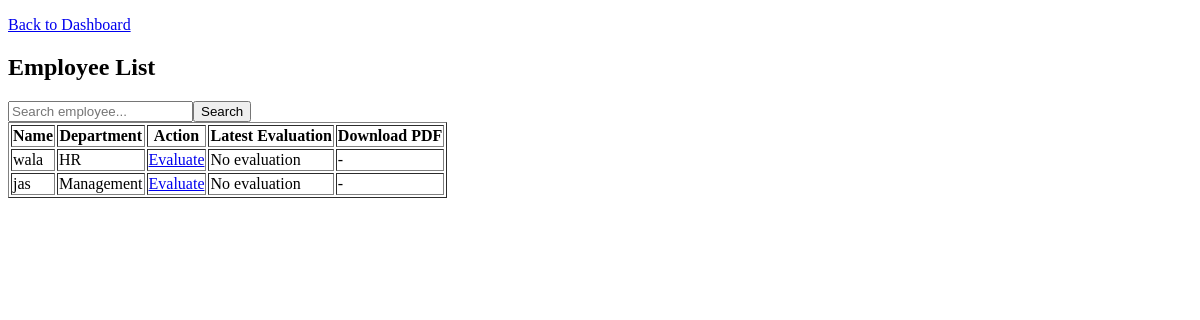
Before: /public/evaluation.php (signed in) with the older database file.
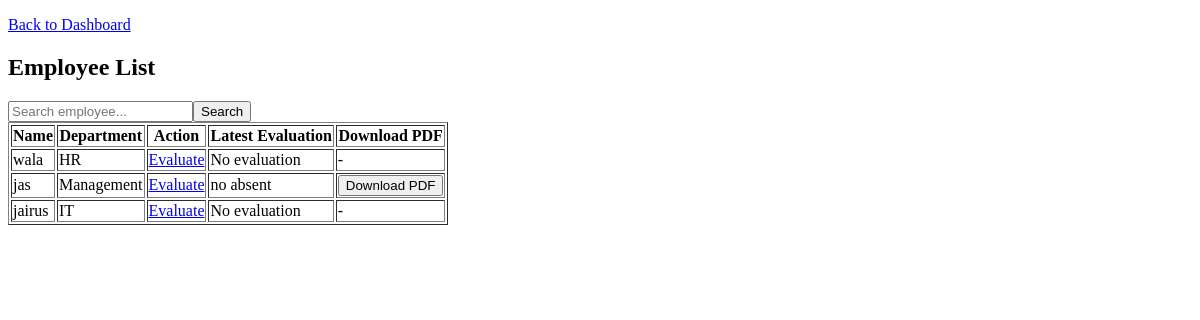
After: the same page with the newer database file.
### tables this page shows
CREATE TABLE `employees` (
  `id` int(11) NOT NULL,
  `name` varchar(100) DEFAULT NULL,
  `email` varchar(100) DEFAULT NULL,
  `age` int(11) DEFAULT NULL,
  `username` varchar(50) DEFAULT NULL,
  `password` varchar(255) DEFAULT NULL,
  `department` varchar(100) DEFAULT NULL,
  `role` enum('admin','employee') DEFAULT 'employee',
  `created_at` timestamp NOT NULL DEFAULT current_timestamp()
);

CREATE TABLE `evaluations` (
  `id` int(11) NOT NULL,
  `employee_id` int(11) NOT NULL,
  `goal` text NOT NULL,
  `reality` text NOT NULL,
  `way_forward` text NOT NULL,
  `remarks` text DEFAULT NULL,
  `evaluator_id` int(11) NOT NULL,
  `evaluated_at` datetime DEFAULT current_timestamp()
);

### public/evaluation.php (the view, shortened to what this page needs)
<?php
require_once '../config/database.php';
$user = $_SESSION['user'];
?>
<!DOCTYPE html>
<html>
<head>
</head>
<body>
<p><a href="dashboard.php">Back to Dashboard</a></p>
<?php
if ($user['role'] === 'admin') {
    if (isset($_GET['evaluate'])) {
        $employee_id = $_GET['evaluate'];
        $stmt = $pdo->prepare("SELECT * FROM employees WHERE id = ?");
        $stmt->execute([$employee_id]);
        $employee = $stmt->fetch();
        if (!$employee) {
            die("Employee not found.");
        }
        if ($_SERVER['REQUEST_METHOD'] === 'POST' && isset($_POST['submit_eval'])) {
            $stmt = $pdo->prepare("INSERT INTO evaluations (employee_id, goal, reality, way_forward, remarks, evaluator_id, evaluated_at) VALUES (?, ?, ?, ?, ?, ?, NOW())");
            $stmt->execute([
                $employee_id,
                $_POST['goal'],
                $_POST['reality'],
                $_POST['way_forward'],
                $_POST['remarks'],
                $user['id']
            ]);
            echo "<p style='color: green;'>Evaluation submitted successfully.</p>";
        }
        echo "<h2>Evaluate: " . htmlspecialchars($employee['name']) . "</h2>";
        ?>
        <form method="POST">
            <label>Goal:<br><textarea name="goal" required></textarea></label><br>
            <label>Reality:<br><textarea name="reality" required></textarea></label><br>
            <label>Way Forward:<br><textarea name="way_forward" required></textarea></label><br>
            <label>Remarks:<br><textarea name="remarks"></textarea></label><br><br>
            <button type="submit" name="submit_eval">Submit Evaluation</button>
        </form>
        <br><a href="evaluation.php">Back to list</a>
        <?php
    } else {
        if (isset($_GET['search'])) {
            $search = '%' . $_GET['search'] . '%';
            $stmt = $pdo->prepare("SELECT id, name, department FROM employees WHERE role = 'employee' AND name LIKE ?");
            $stmt->execute([$search]);
            $employees = $stmt->fetchAll();
        } else {
            $employees = $pdo->query("SELECT id, name, department FROM employees WHERE role = 'employee'")->fetchAll();
        }
        echo "<h2>Employee List</h2>";
        echo '<form method="GET"><input type="text" name="search" placeholder="Search employee..."><button type="submit">Search</button></form>';
        echo "<table border='1'><tr><th>Name</th><th>Department</th><th>Action</th><th>Latest Evaluation</th><th>Download PDF</th></tr>";
        foreach ($employees as $emp) {
            echo "<tr>
                <td>" . htmlspecialchars($emp['name']) . "</td>
                <td>" . htmlspecialchars($emp['department']) . "</td>
                <td><a href='evaluation.php?evaluate=" . $emp['id'] . "'>Evaluate</a></td>";
            $stmt = $pdo->prepare("SELECT * FROM evaluations WHERE employee_id = ? ORDER BY evaluated_at DESC LIMIT 1");
            $stmt->execute([$emp['id']]);
            $evaluation = $stmt->fetch();
            echo "<td>" . ($evaluation ? nl2br(htmlspecialchars($evaluation['goal'])) : 'No evaluation') . "</td>";
            echo "<td>";
            if ($evaluation) {
                echo "<form method='POST' action='evaluation_pdf.php' target='_blank'>
                        <input type='hidden' name='emp_id' value='" . $emp['id'] . "'>
                        <button type='submit' name='admin_download_pdf'>Download PDF</button>
                      </form>";
            } else {
                echo "-";
            }
            echo "</td></tr>";
        }
        echo "</table>";
    }
}
?>
</body>
</html>

Changed rows visible on the page:
shown differently, row unchanged: employees "jas": evaluations.goal (not shown) → "no absent"; text "No evaluation -" → "Download PDF"
added employees: name "jairus", department "IT", shows "No evaluation"
